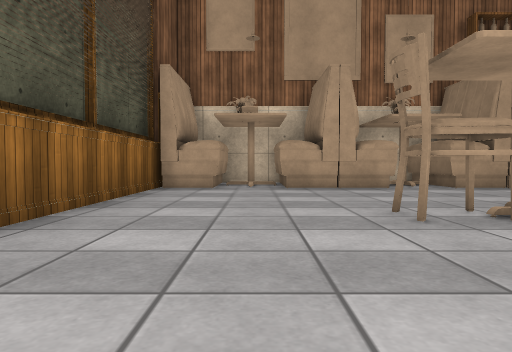
view 1 (above)

19 first-person views from a walk through a scene from a Unity 3-D project. The camera is 0.27 m above the floor, tilts 2° down and sees 70° across. The floor is counted in squares, 0.5 m on a side. Each view is taken from the middle of a square. On the plan, view 1 faces up. The plan holds only what a view shows up to about 9 squares ahead; the rest is blank. Surface patterns are stand-ins for the level's own textures.

view 2
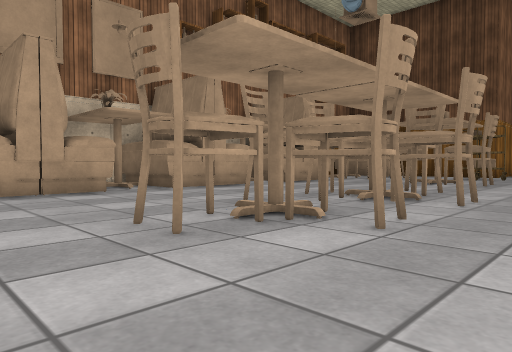

view 3
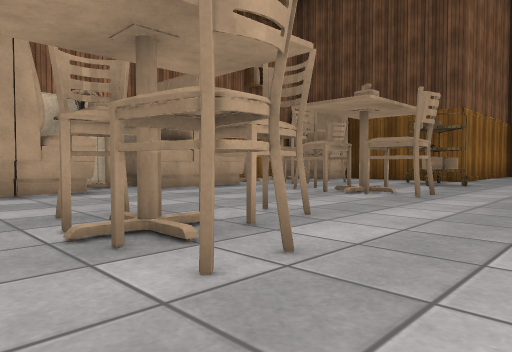

view 4
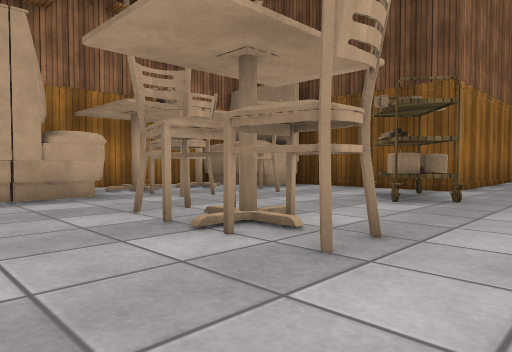

view 5
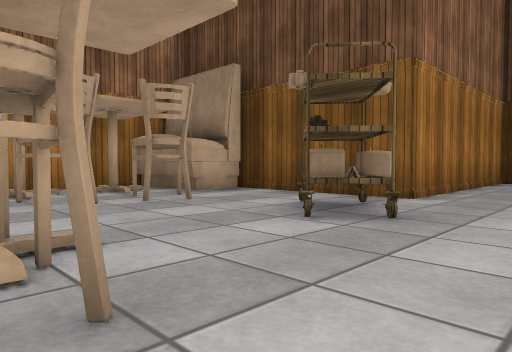

view 6
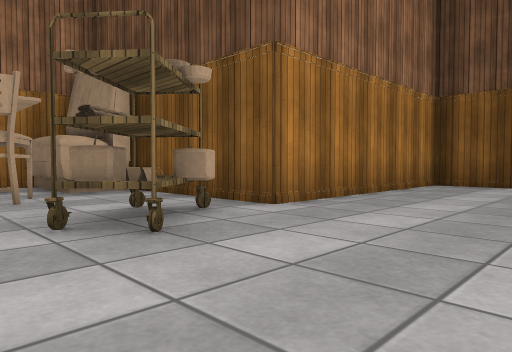

view 7
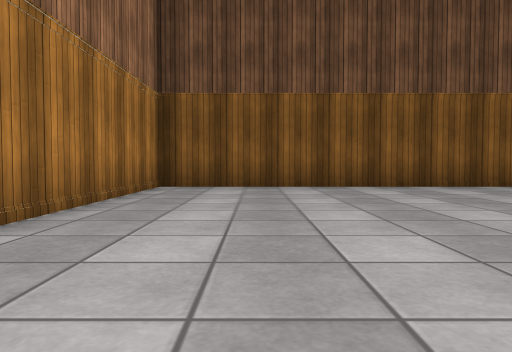

view 8
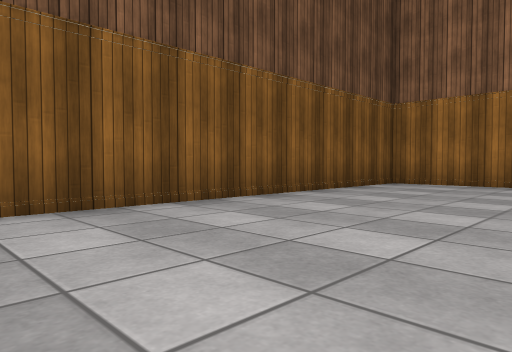

view 9
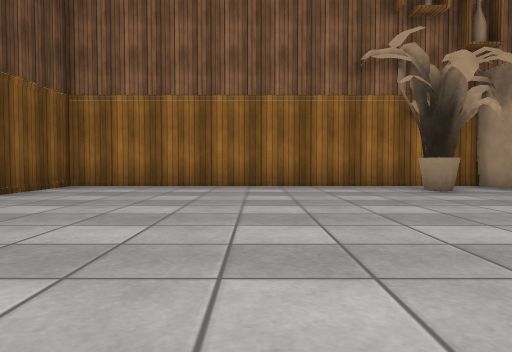

view 10
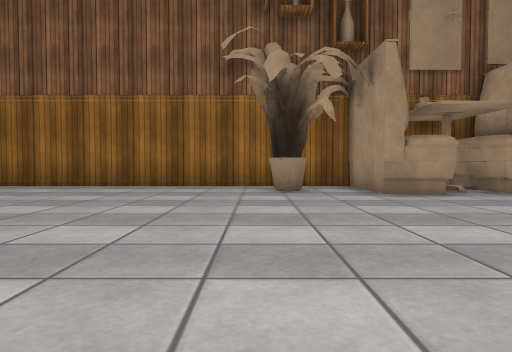

view 11
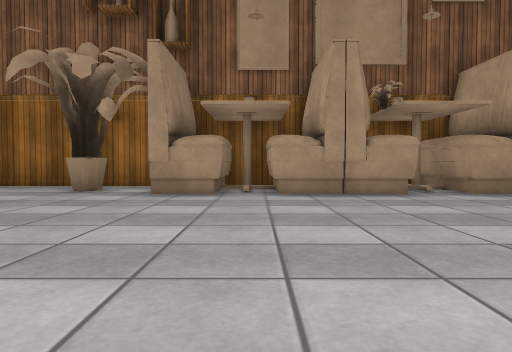

view 12
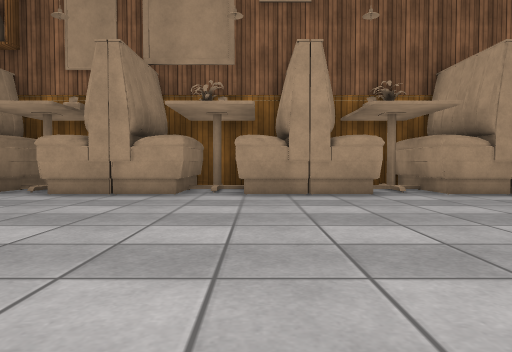

view 13
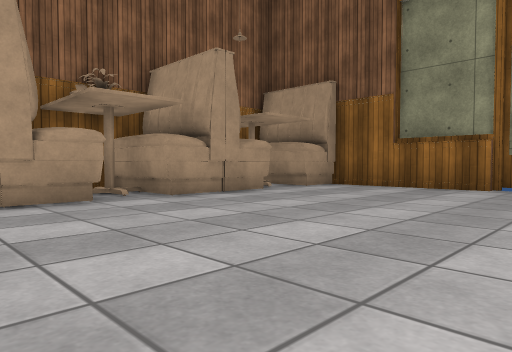

view 14
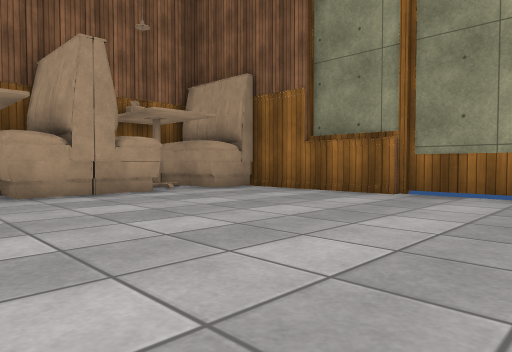

view 15
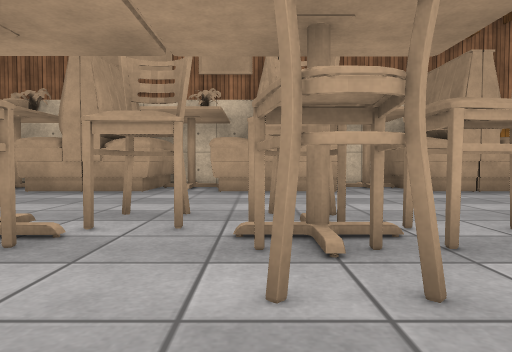

view 16
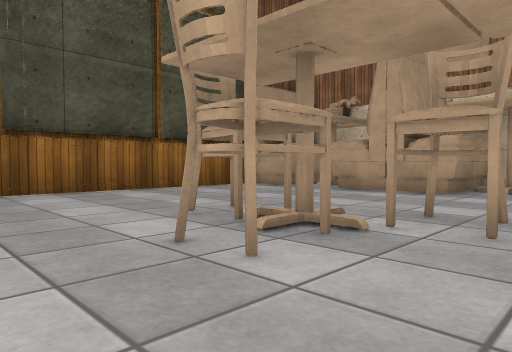

view 17
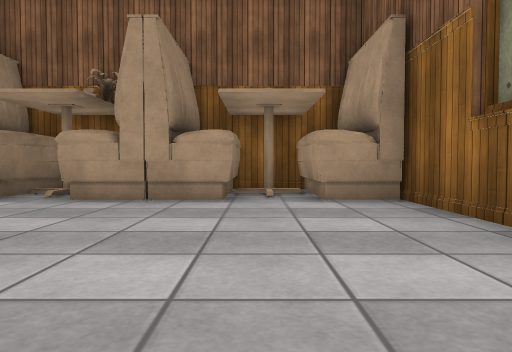

view 18
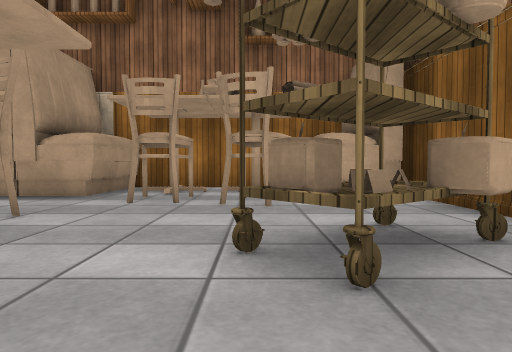

view 19
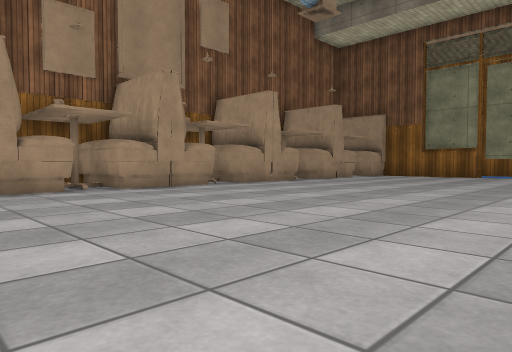

### Floor plan
Points are (right, up) in squares from view 1. A wall is a line through its corners. A room is listed if a view was taken in it or the views show most of it. See-through windows are left out.
Room 1 (views 1, 2, 3, 4, 5, 6, 7, 8, 9, 10, 11, 12, 13, 14, 15, 16, 17, 18, 19)
walls: (9.5, -7.6) (10.5, -7.6); (12.5, -7.6) (21.4, -7.6) (21.4, 4.2) (15.6, 4.2) (15.6, 8.5); (13.5, 10.2) (10.5, 10.2); (2.6, -7.6) (3.3, -7.6); (-2.4, -0.1) (-2.4, -1.8); (-2.2, -1.6) (-2.2, -5.5); (-0.5, -7.6) (0.5, -7.6); (-2.2, 8.4) (-2.2, 2.2)
ways out: gap at (15, 5)
objects: other object (-2, -8) to (-1, -5); other object (-2, 8) to (-1, 10); other object (0, -7) to (1, -5); other object (0, -6); other object (0, 9); other object (0, 10); other object (1, 8) to (1, 10); other object (2, -8) to (3, -5); other object (2, 4); other object (2, 8) to (3, 10); other object (3, -6); other object (3, 3); other object (3, 4); other object (4, -8) to (4, -5); other object (4, 4) to (4, 5); other object (4, 8) to (5, 10); other object (4, 9); other object (4, 10); other object (5, -8) to (6, -5); other object (5, 3) to (6, 3); other object (5, 4); other object (5, 4) to (6, 5); other object (6, 8) to (7, 10); other object (7, -8); other object (7, -7) to (8, -5); other object (7, -6); other object (7, 3) to (7, 4); other object (7, 9); other object (7, 10); other object (8, 8) to (8, 10); other object (9, -8) to (10, -5); other object (9, 8) to (10, 10); other object (10, -6); other object (10, 3); other object (10, 4); other object (10, 5) to (10, 6); other object (11, -8) to (12, -5); other object (11, 7) to (12, 8); other object (11, 9); other object (13, -6); cart (13, 4) to (14, 5); other object (13, 7) to (13, 8); other object (13, 9); other object (14, 8) to (15, 10)

Where each view was taken, in squares from view 1:
view 1: 0 up, 0 right, facing up
view 2: 1 up, 0 right, facing up-right
view 3: 1 up, 4 right, facing up-right
view 4: 2 up, 8 right, facing up-right
view 5: 2 up, 10 right, facing up-right
view 6: 1 up, 12 right, facing up-right
view 7: 2 up, 13 right, facing right
view 8: 2 up, 17 right, facing down-right
view 9: 1 up, 17 right, facing down
view 10: 1 up, 14 right, facing down
view 11: 1 up, 10 right, facing down
view 12: 1 up, 6 right, facing down
view 13: 0 up, 6 right, facing down-left
view 14: 1 up, 4 right, facing down-left
view 15: 1 up, 5 right, facing up
view 16: 1 up, 5 right, facing up-left
view 17: 0 up, 0 right, facing down
view 18: 2 up, 13 right, facing up
view 19: 2 up, 13 right, facing down-left
